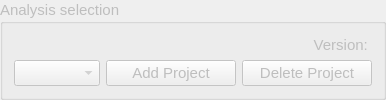
     <widget class="QGroupBox" name="groupbox_project">
      <property name="enabled">
       <bool>false</bool>
      </property>
      <property name="font">
       <font>
        <pointsize>11</pointsize>
       </font>
      </property>
      <property name="title">
       <string>Analysis selection</string>
      </property>
      <layout class="QGridLayout" name="gridLayout_2">
       <item row="0" column="0">
        <layout class="QVBoxLayout" name="verticalLayout_76">
         <item>
          <widget class="QLabel" name="label_version">
           <property name="enabled">
            <bool>false</bool>
           </property>
           <property name="layoutDirection">
            <enum>Qt::LeftToRight</enum>
           </property>
           <property name="text">
            <string>Version: </string>
           </property>
           <property name="alignment">
            <set>Qt::AlignRight|Qt::AlignTrailing|Qt::AlignVCenter</set>
           </property>
          </widget>
         </item>
         <item>
          <layout class="QHBoxLayout" name="horizontalLayout_109">
           <item>
            <widget class="QComboBox" name="combobox_projects">
             <property name="enabled">
              <bool>false</bool>
             </property>
             <property name="font">
              <font>
               <pointsize>11</pointsize>
              </font>
             </property>
            </widget>
           </item>
           <item>
            <widget class="QPushButton" name="button_add_projects">
             <property name="enabled">
              <bool>false</bool>
             </property>
             <property name="minimumSize">
              <size>
               <width>130</width>
               <height>0</height>
              </size>
             </property>
             <property name="maximumSize">
              <size>
               <width>130</width>
               <height>16777215</height>
              </size>
             </property>
             <property name="font">
              <font>
               <pointsize>11</pointsize>
              </font>
             </property>
             <property name="text">
              <string>Add Project</string>
             </property>
            </widget>
           </item>
           <item>
            <widget class="QPushButton" name="button_del_projects">
             <property name="enabled">
              <bool>false</bool>
             </property>
             <property name="minimumSize">
              <size>
               <width>130</width>
               <height>0</height>
              </size>
             </property>
             <property name="maximumSize">
              <size>
               <width>130</width>
               <height>16777215</height>
              </size>
             </property>
             <property name="font">
              <font>
               <pointsize>11</pointsize>
              </font>
             </property>
             <property name="text">
              <string>Delete Project</string>
             </property>
            </widget>
           </item>
          </layout>
         </item>
        </layout>
       </item>
      </layout>
     </widget>
